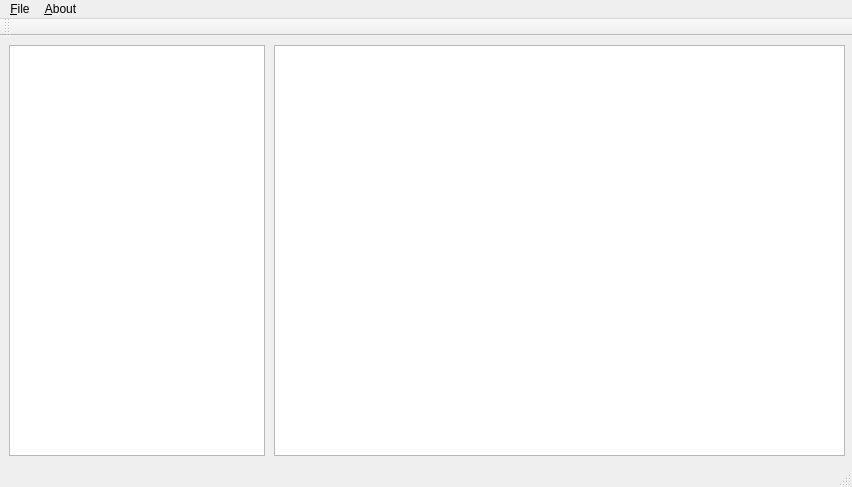
<?xml version="1.0" encoding="UTF-8"?>
<ui version="4.0">
 <class>MainWindow</class>
 <widget class="QMainWindow" name="MainWindow">
  <property name="geometry">
   <rect>
    <x>0</x>
    <y>0</y>
    <width>852</width>
    <height>487</height>
   </rect>
  </property>
  <property name="windowTitle">
   <string>MainWindow</string>
  </property>
  <widget class="QWidget" name="centralWidget">
   <widget class="QTextEdit" name="textEdit">
    <property name="geometry">
     <rect>
      <x>274</x>
      <y>9</y>
      <width>571</width>
      <height>411</height>
     </rect>
    </property>
    <property name="sizePolicy">
     <sizepolicy hsizetype="Expanding" vsizetype="Expanding">
      <horstretch>0</horstretch>
      <verstretch>0</verstretch>
     </sizepolicy>
    </property>
    <property name="readOnly">
     <bool>true</bool>
    </property>
   </widget>
   <widget class="QListWidget" name="listWidget">
    <property name="geometry">
     <rect>
      <x>9</x>
      <y>9</y>
      <width>256</width>
      <height>411</height>
     </rect>
    </property>
    <property name="autoScroll">
     <bool>false</bool>
    </property>
   </widget>
  </widget>
  <widget class="QMenuBar" name="menuBar">
   <property name="geometry">
    <rect>
     <x>0</x>
     <y>0</y>
     <width>852</width>
     <height>21</height>
    </rect>
   </property>
   <widget class="QMenu" name="menu_File">
    <property name="title">
     <string>&amp;File</string>
    </property>
    <addaction name="action_Open"/>
    <addaction name="separator"/>
    <addaction name="action_Exit"/>
   </widget>
   <widget class="QMenu" name="menu_About">
    <property name="title">
     <string>&amp;About</string>
    </property>
    <addaction name="action_About_Program"/>
    <addaction name="action_About_QT"/>
   </widget>
   <addaction name="menu_File"/>
   <addaction name="menu_About"/>
  </widget>
  <widget class="QToolBar" name="mainToolBar">
   <attribute name="toolBarArea">
    <enum>TopToolBarArea</enum>
   </attribute>
   <attribute name="toolBarBreak">
    <bool>false</bool>
   </attribute>
  </widget>
  <widget class="QStatusBar" name="statusBar"/>
  <action name="action_Open">
   <property name="text">
    <string>&amp;Open</string>
   </property>
  </action>
  <action name="action_Exit">
   <property name="text">
    <string>&amp;Exit</string>
   </property>
  </action>
  <action name="action_About_Program">
   <property name="text">
    <string>&amp;About Program</string>
   </property>
  </action>
  <action name="action_About_QT">
   <property name="text">
    <string>&amp;About QT</string>
   </property>
  </action>
 </widget>
 <layoutdefault spacing="6" margin="11"/>
 <resources/>
 <connections>
  <connection>
   <sender>action_Exit</sender>
   <signal>triggered()</signal>
   <receiver>MainWindow</receiver>
   <slot>close()</slot>
   <hints>
    <hint type="sourcelabel">
     <x>-1</x>
     <y>-1</y>
    </hint>
    <hint type="destinationlabel">
     <x>199</x>
     <y>149</y>
    </hint>
   </hints>
  </connection>
 </connections>
</ui>
